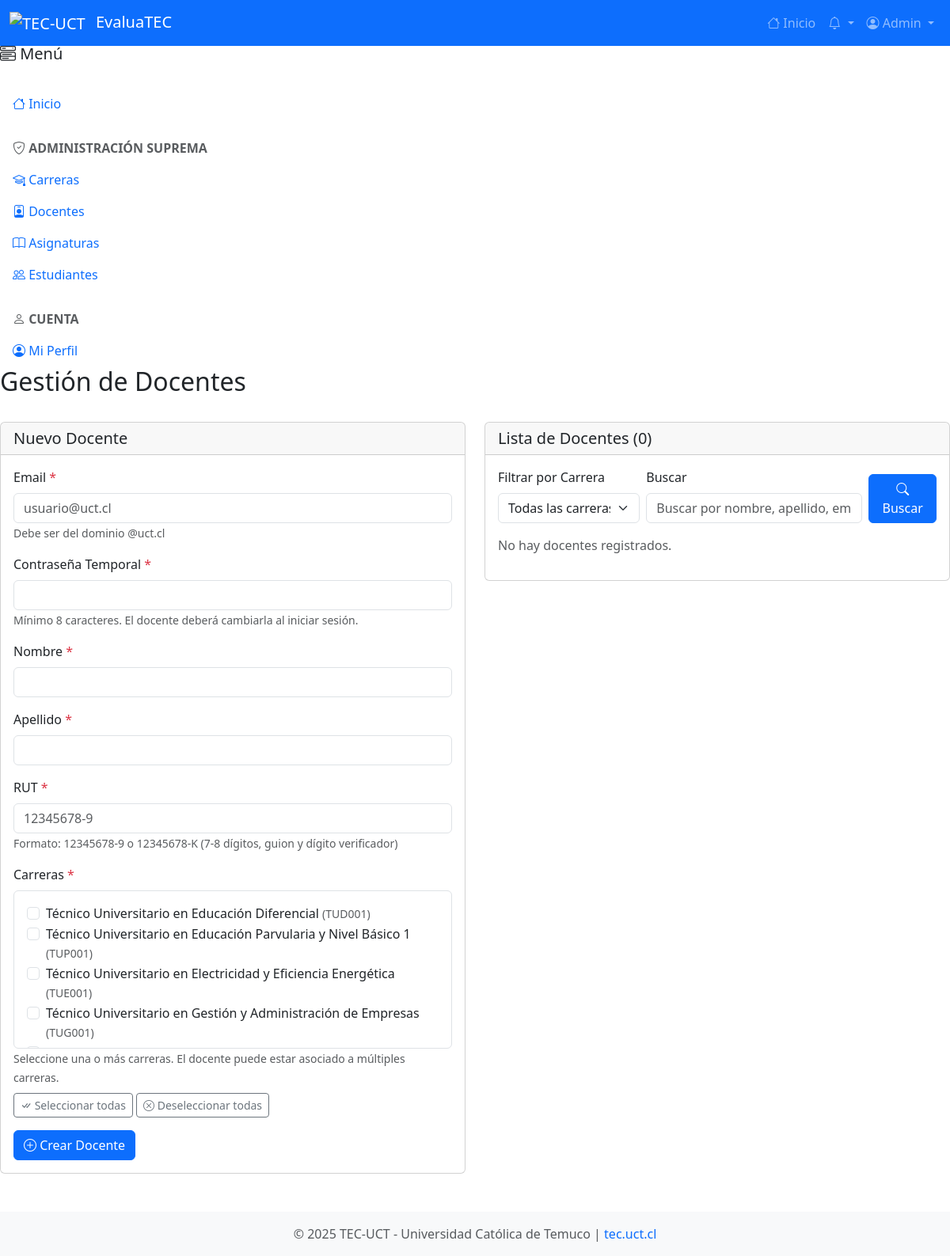
The app's page /admin_supremo/docentes.php (signed in) with its own data.
### tables this page shows
CREATE TABLE IF NOT EXISTS carreras (
    id INT AUTO_INCREMENT PRIMARY KEY,
    nombre VARCHAR(255) NOT NULL,
    codigo VARCHAR(50) UNIQUE NOT NULL,
    activa BOOLEAN DEFAULT TRUE,
    created_at TIMESTAMP DEFAULT CURRENT_TIMESTAMP
);

### config/config.php (called while the page is built, shortened)
<?php
function sanitizar($data) {
    return htmlspecialchars(strip_tags(trim($data)), ENT_QUOTES, 'UTF-8');
}
?>

### admin_supremo/docentes.php (the view, shortened to what this page needs)
<?php
require_once '../config/config.php';
include '../includes/header.php';
$pdo = getDBConnection();
$docente_editar = null;
$docente_carreras = [];
$stmt = $pdo->query("SELECT * FROM carreras WHERE activa = 1 ORDER BY nombre");
$carreras = $stmt->fetchAll();
$carrera_filtro = $_GET['carrera_filtro'] ?? null;
$busqueda = sanitizar($_GET['busqueda'] ?? '');
$sql = "
    SELECT u.*,
           GROUP_CONCAT(DISTINCT c.nombre ORDER BY c.nombre SEPARATOR ', ') as carreras_nombres,
           COUNT(DISTINCT a.id) as total_asignaturas
    FROM usuarios u
    LEFT JOIN docentes_carreras dc ON u.id = dc.docente_id AND dc.activo = 1
    LEFT JOIN carreras c ON dc.carrera_id = c.id
    LEFT JOIN asignaturas a ON u.id = a.docente_id
    WHERE u.tipo = 'docente'
";
$params = [];
$sql .= " GROUP BY u.id ORDER BY u.apellido, u.nombre";
if (!empty($params)) {
    $stmt = $pdo->prepare($sql);
    $stmt->execute($params);
} else {
    $stmt = $pdo->query($sql);
}
$docentes = $stmt->fetchAll();
?>
<div class="row mb-4">
    <div class="col-12">
        <h2>Gestión de Docentes</h2>
    </div>
</div>
<div class="row mb-4">
    <div class="col-md-6">
        <div class="card">
            <div class="card-header">
                <h5 class="mb-0"><?php echo $docente_editar ? 'Editar Docente' : 'Nuevo Docente'; ?></h5>
            </div>
            <div class="card-body">
                <form method="POST" action="">
                    <?php if (!$docente_editar): ?>
                        <div class="mb-3">
                            <label for="email" class="form-label">Email <span class="text-danger">*</span></label>
                            <input type="email" class="form-control" id="email" name="email"
                                   value="<?php echo htmlspecialchars($docente_editar['email'] ?? ''); ?>"
                                   placeholder="usuario@uct.cl" required>
                            <small class="text-muted">Debe ser del dominio @uct.cl</small>
                        </div>
                        <div class="mb-3">
                            <label for="password" class="form-label">Contraseña Temporal <span class="text-danger">*</span></label>
                            <input type="password" class="form-control" id="password" name="password"
                                   minlength="8" required>
                            <small class="text-muted">Mínimo 8 caracteres. El docente deberá cambiarla al iniciar sesión.</small>
                        </div>
                    <?php endif; ?>
                    <div class="mb-3">
                        <label for="nombre" class="form-label">Nombre <span class="text-danger">*</span></label>
                        <input type="text" class="form-control" id="nombre" name="nombre"
                               value="<?php echo htmlspecialchars($docente_editar['nombre'] ?? ''); ?>" required>
                    </div>
                    <div class="mb-3">
                        <label for="apellido" class="form-label">Apellido <span class="text-danger">*</span></label>
                        <input type="text" class="form-control" id="apellido" name="apellido"
                               value="<?php echo htmlspecialchars($docente_editar['apellido'] ?? ''); ?>" required>
                    </div>
                    <div class="mb-3">
                        <label for="rut" class="form-label">RUT <span class="text-danger">*</span></label>
                        <input type="text" class="form-control" id="rut" name="rut"
                               value="<?php echo htmlspecialchars($docente_editar['rut'] ?? ''); ?>"
                               placeholder="12345678-9"
                               required
                               onblur="formatearRUT(this)"
                               oninput="this.setCustomValidity('')">
                        <small class="text-muted">Formato: 12345678-9 o 12345678-K (7-8 dígitos, guion y dígito verificador)</small>
                    </div>
                    <div class="mb-3">
                        <label class="form-label">Carreras <span class="text-danger">*</span></label>
                        <div class="border rounded p-3" style="max-height: 200px; overflow-y: auto;">
                            <?php if (empty($carreras)): ?>
                                <p class="text-muted mb-0">No hay carreras disponibles. Cree carreras primero.</p>
                            <?php else: ?>
                                <?php foreach ($carreras as $carrera): ?>
                                    <div class="form-check">
                                        <input class="form-check-input" type="checkbox"
                                               name="carreras_ids[]"
                                               id="carrera_<?php echo $carrera['id']; ?>"
                                               value="<?php echo $carrera['id']; ?>"
                                               <?php echo ($docente_editar && in_array($carrera['id'], $docente_carreras)) ? 'checked' : ''; ?>>
                                        <label class="form-check-label" for="carrera_<?php echo $carrera['id']; ?>">
                                            <?php echo htmlspecialchars($carrera['nombre']); ?>
                                            <?php if ($carrera['codigo']): ?>
                                                <small class="text-muted">(<?php echo htmlspecialchars($carrera['codigo']); ?>)</small>
                                            <?php endif; ?>
                                        </label>
                                    </div>
                                <?php endforeach; ?>
                            <?php endif; ?>
                        </div>
                        <small class="text-muted">Seleccione una o más carreras. El docente puede estar asociado a múltiples carreras.</small>
                        <div class="mt-2">
                            <button type="button" class="btn btn-sm btn-outline-secondary" onclick="seleccionarTodasCarreras()">
                                <i class="bi bi-check-all"></i> Seleccionar todas
                            </button>
                            <button type="button" class="btn btn-sm btn-outline-secondary" onclick="deseleccionarTodasCarreras()">
                                <i class="bi bi-x-circle"></i> Deseleccionar todas
                            </button>
                        </div>
                    </div>
                    <button type="submit" class="btn btn-primary">
                        <i class="bi bi-<?php echo $docente_editar ? 'check' : 'plus'; ?>-circle"></i>
                        <?php echo $docente_editar ? 'Actualizar' : 'Crear'; ?> Docente
                    </button>
                </form>
            </div>
        </div>
    </div>
    <div class="col-md-6">
        <div class="card">
            <div class="card-header">
                <h5 class="mb-0">Lista de Docentes (<?php echo count($docentes); ?>)</h5>
            </div>
            <div class="card-body">
                <form method="GET" action="" class="mb-3">
                    <div class="row g-2">
                        <div class="col-md-4">
                            <label for="carrera_filtro" class="form-label">Filtrar por Carrera</label>
                            <select class="form-select" id="carrera_filtro" name="carrera_filtro" onchange="this.form.submit()">
                                <option value="">Todas las carreras</option>
                            </select>
                        </div>
                        <div class="col-md-6">
                            <label for="busqueda" class="form-label">Buscar</label>
                            <input type="text" class="form-control" id="busqueda" name="busqueda"
                                   value="<?php echo htmlspecialchars($busqueda); ?>"
                                   placeholder="Buscar por nombre, apellido, email o RUT">
                        </div>
                        <div class="col-md-2 d-flex align-items-end">
                            <button type="submit" class="btn btn-primary w-100">
                                <i class="bi bi-search"></i> Buscar
                            </button>
                        </div>
                    </div>
                </form>
                <?php if (empty($docentes)): ?>
                    <p class="text-muted">No hay docentes registrados<?php echo ($carrera_filtro || $busqueda) ? ' con los filtros aplicados' : ''; ?>.</p>
                <?php endif; ?>
            </div>
        </div>
    </div>
</div>
<?php include '../includes/footer.php'; ?>

### includes/header.php (style rules this page uses)
body { padding-top: 56px !important; }

### records on screen
carreras: nombre "Técnico Universitario en Educación Diferencial", codigo "TUD001"
carreras: nombre "Técnico Universitario en Educación Parvularia y Nivel Básico 1", codigo "TUP001"
carreras: nombre "Técnico Universitario en Electricidad y Eficiencia Energética", codigo "TUE001"
carreras: nombre "Técnico Universitario en Gestión y Administración de Empresas", codigo "TUG001"

### other values on screen
$_SESSION['usuario_nombre'] "Admin"
count($docentes) "0"
